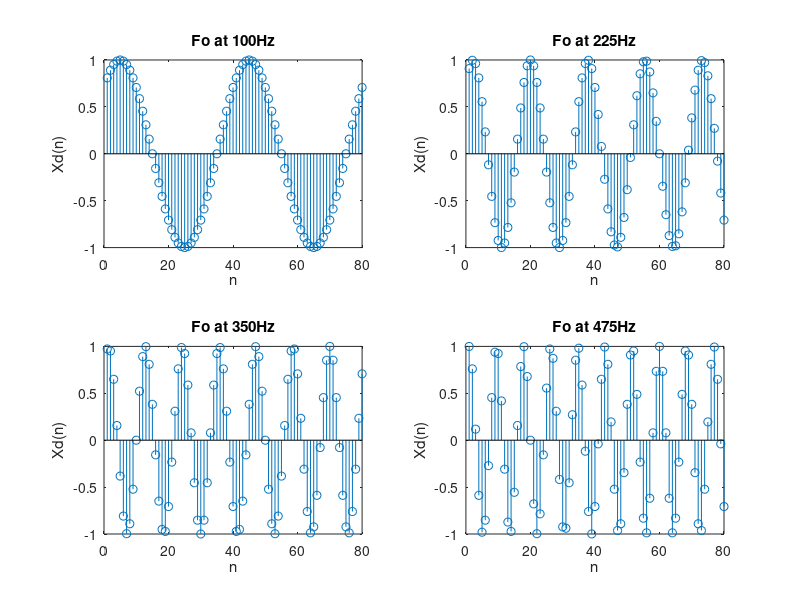
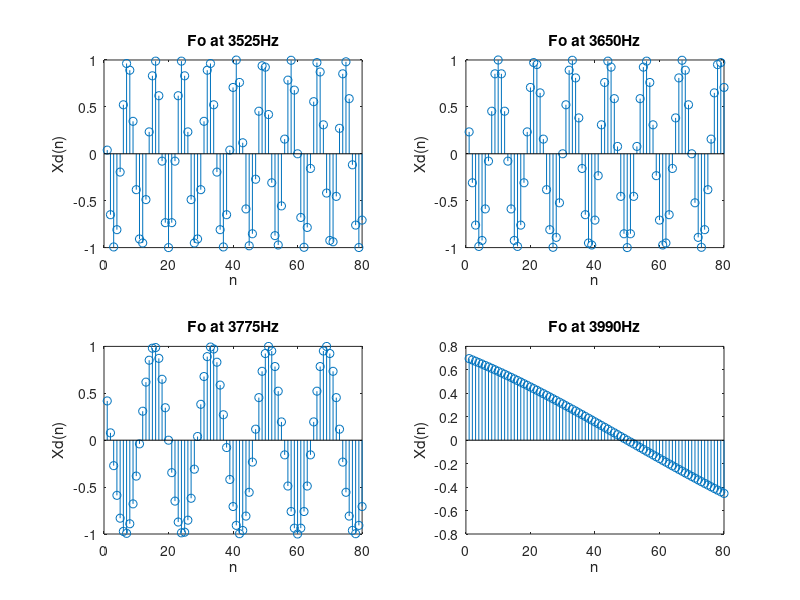
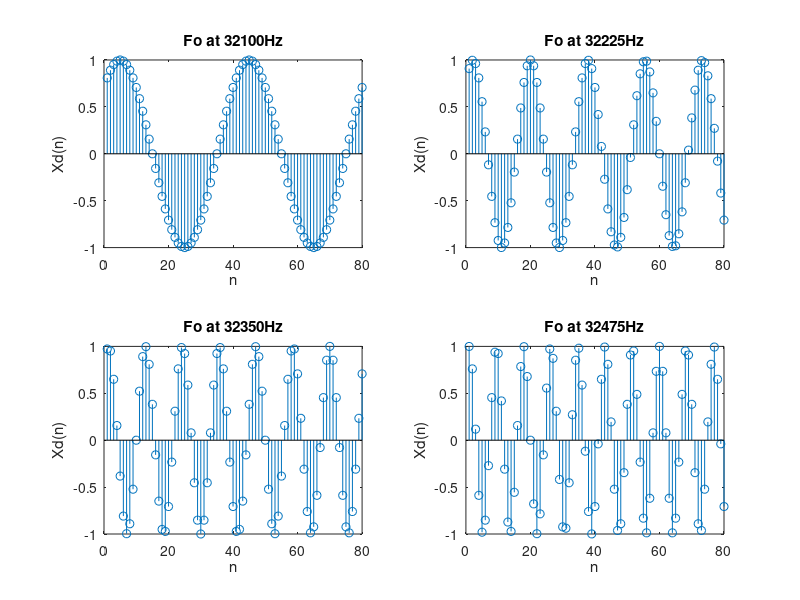

Write MATLAB code to recreate these figures, in order.
%Creates multiple plots of a sampled sinusoid constructed at different frequecnies.
%The purpose of the plots are to show aliasing of a discrete time signal
%Author: Colin Power

close all
clear all

T = 20e-3; %total length of time in which the signal was sampled
Fs = 4000; %sampling frequency
n = T/(1/Fs); %number of samples created in the time T
Phi = pi/4; %phase shift of the sinusoid

%ranges of Fo as specified in the problem statement
Fo = [100, 225, 350, 475; %Part A and B
      3525, 3650, 3775, 3990; %Part C
      32100, 32225, 32350, 32475 %Part D
      ]; 

for i=1:3
    figure
    for j=1:4
        %Create a vector filled with the samples to be plotted
        Wd = 2*pi*(Fo(i,j)/Fs);
        Xd = zeros(1,n);
        for k=1:n     
            Xd(k) = sin(Wd*k+Phi);
        end

        subplot(2, 2, j); 
        stem(Xd);
        xlabel('n');
        ylabel('Xd(n)');
        title(['Fo at ',num2str(Fo(i,j)),'Hz']);
    end
end